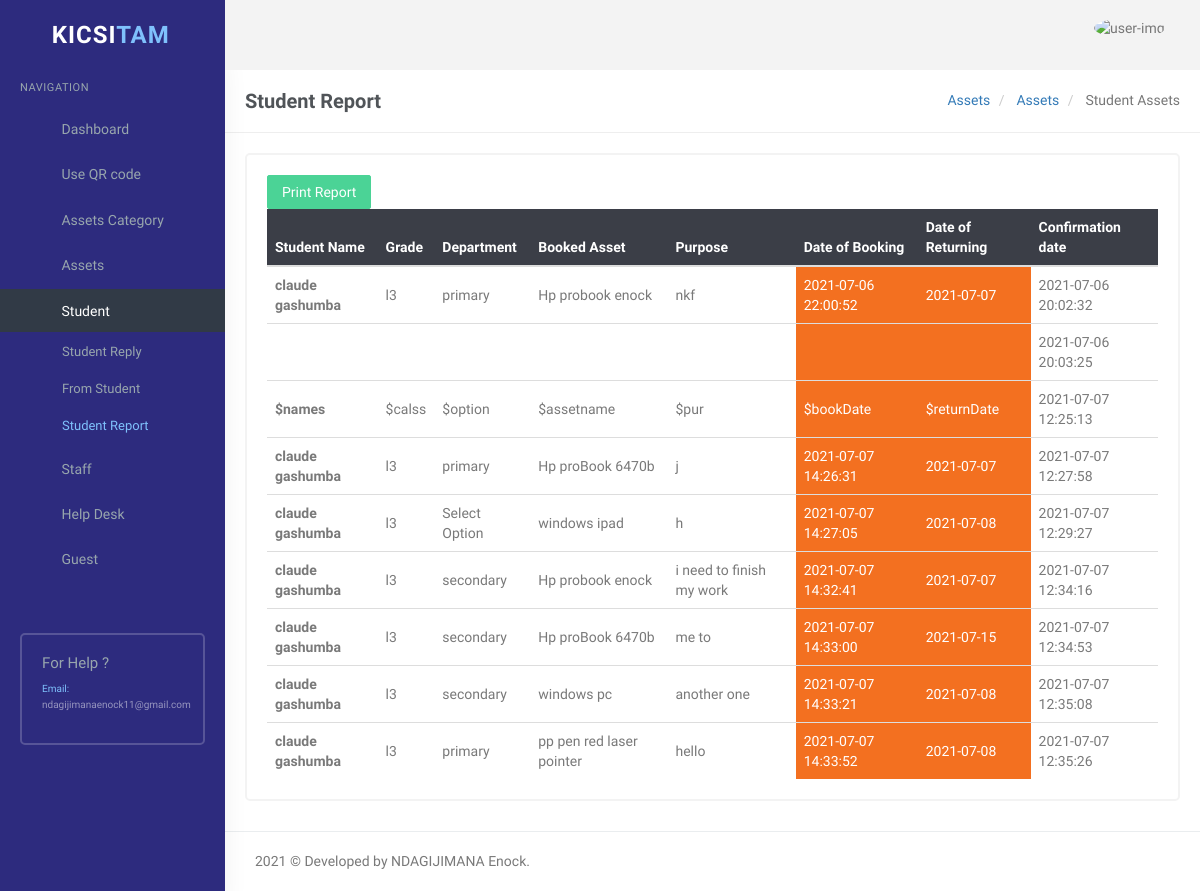
Page /user/student-report.php (signed in) on the earlier database version.
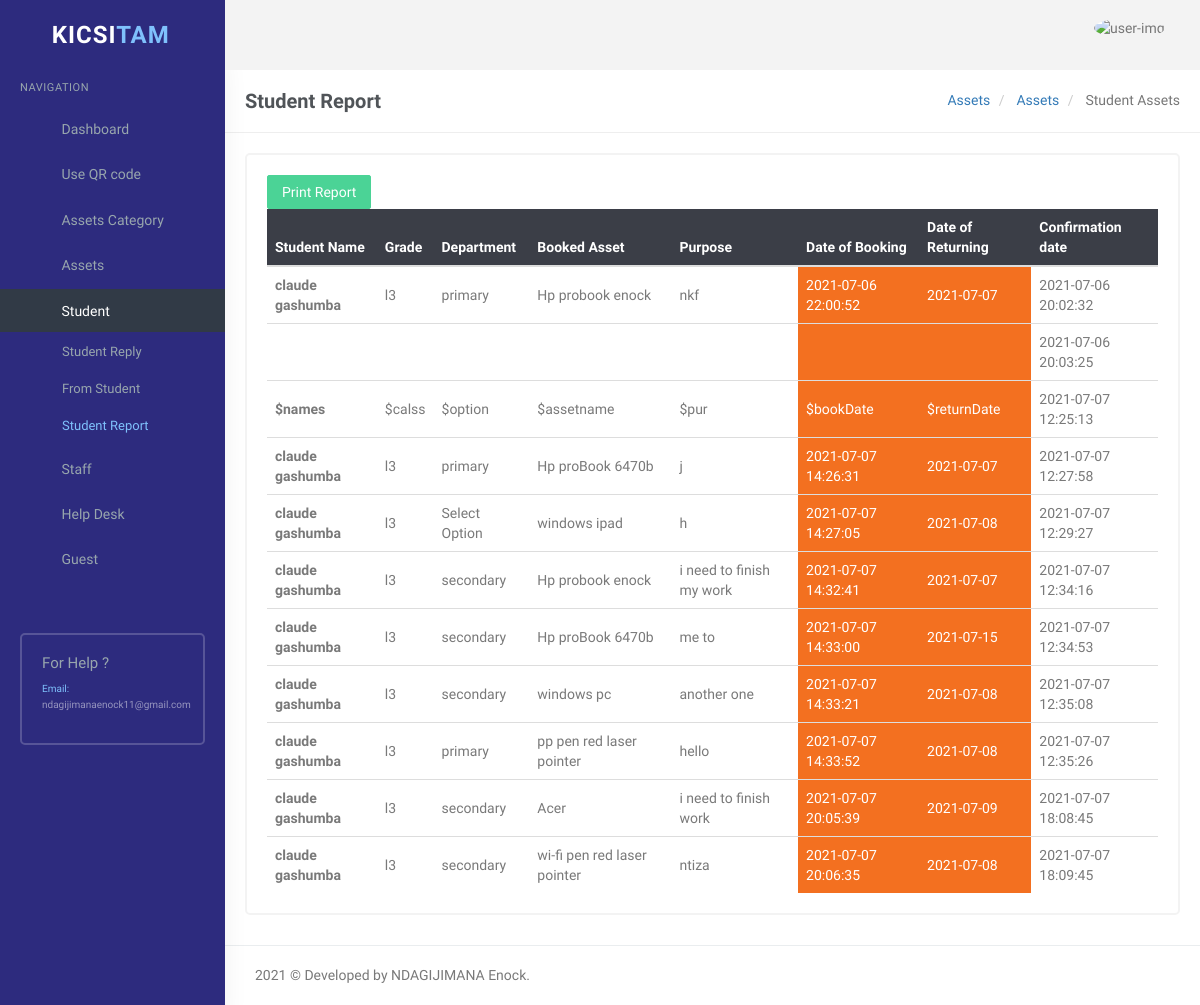
Same page on the later database version.
### tables this page shows
CREATE TABLE `tblstudentreport` (
  `id` int(11) NOT NULL,
  `studentnames` varchar(60) NOT NULL,
  `class` varchar(12) NOT NULL,
  `stuOption` varchar(18) NOT NULL,
  `Assetname` varchar(45) NOT NULL,
  `purpose` varchar(100) NOT NULL,
  `bookedDate` varchar(45) NOT NULL,
  `returnedDate` varchar(45) NOT NULL,
  `ReportDate` timestamp NOT NULL DEFAULT current_timestamp()
);

### user/student-report.php (the view, shortened to what the changed rows need)
<?php
if (strlen($_SESSION['id']) == 0) {
    header('location:index.php');
} else {
?>
    <!DOCTYPE html>
    <html lang="en">
    <head>
        <link rel="stylesheet" href="../plugins/morris/morris.css">
        <link href="../plugins/jvectormap/jquery-jvectormap-2.0.2.css" rel="stylesheet" />
        <link href="assets/css/bootstrap.min.css" rel="stylesheet" type="text/css" />
        <link href="assets/css/core.css" rel="stylesheet" type="text/css" />
        <link href="assets/css/components.css" rel="stylesheet" type="text/css" />
        <link href="assets/css/icons.css" rel="stylesheet" type="text/css" />
        <link href="assets/css/pages.css" rel="stylesheet" type="text/css" />
        <link href="assets/css/menu.css" rel="stylesheet" type="text/css" />
        <link href="assets/css/responsive.css" rel="stylesheet" type="text/css" />
        <link rel="stylesheet" href="../plugins/switchery/switchery.min.css">
    </head>
    <body class="fixed-left">
        <div id="wrapper">
            <?php include('includes/topheader.php'); ?>
            <div class="content-page">
                <div class="content">
                    <div class="container">
                        <div class="row">
                            <div class="col-sm-12">
                                <div class="card-box">
                                    <div class="table-responsive">
                                        <table class="table table-colored table-centered table-inverse m-0" style="width: 100%;">
                                            <thead>
                                                <tr>
                                                    <th>Student Name</th>
                                                    <th>Grade</th>
                                                    <th>Department</th>
                                                    <th>Booked Asset</th>
                                                    <th>Purpose</th>
                                                    <th>Date of Booking</th>
                                                    <th>Date of Returning</th>
                                                    <th>Confirmation date</th>
                                                </tr>
                                            </thead>
                                            <tbody>
                                                <?php
                                                $query = mysqli_query($con, "SELECT `id`, `studentnames`, `class`,
                                                 `stuOption`, `Assetname`, `purpose`, `bookedDate`, `returnedDate`,
                                                  `ReportDate` FROM `tblstudentreport` WHERE 1");
                                                $rowcount = mysqli_num_rows($query);
                                                if ($rowcount == 0) {
                                                ?>
                                                    <tr>
                                                        <td colspan="4" align="center">
                                                            <h3 style="color:red">No record found</h3>
                                                        </td>
                                                    <tr>
                                                        <?php
                                                    } else {
                                                        while ($row = mysqli_fetch_array($query)) {
                                                        ?>
                                                    <tr>
                                                        <td><b><?php echo $row['studentnames']; ?></b></td>
                                                        <td><?php echo $row['class']; ?></td>
                                                        <td><?php echo $row['stuOption']; ?></td>
                                                        <td><?php echo $row['Assetname']; ?></td>
                                                        <td><?php echo $row['purpose']; ?></td>
                                                        <td style="background-color: #f37020;color:white;"><?php echo $row['bookedDate']; ?></td>
                                                        <td style="background-color: #f37020;color:white;"><?php echo $row['returnedDate']; ?></td>
                                                        <td><?php echo $row['ReportDate']; ?></td>
                                                    </tr>
                                            <?php }
                                                    } ?>
                                            </tbody>
                                        </table>
                                    </div>
                                </div>
                            </div>
                        </div>
                    </div>
                </div>
            </div>
        </div>
    </body>
    </html>
<?php } ?>

Differences in the rows shown:
added tblstudentreport: studentnames "claude gashumba", class "l3", stuOption "secondary", Assetname "Acer", purpose "i need to finish work", bookedDate "2021-07-07 20:05:39", returnedDate "2021-07-09", ReportDate "2021-07-07 18:08:45"
added tblstudentreport: studentnames "claude gashumba", class "l3", stuOption "secondary", Assetname "wi-fi pen red laser pointer", purpose "ntiza", bookedDate "2021-07-07 20:06:35", returnedDate "2021-07-08", ReportDate "2021-07-07 18:09:45"
